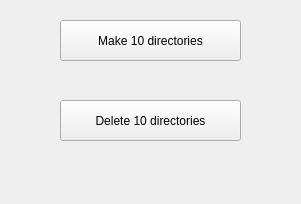
<?xml version="1.0" encoding="UTF-8"?>
<ui version="4.0">
 <class>MainWindow</class>
 <widget class="QMainWindow" name="MainWindow">
  <property name="geometry">
   <rect>
    <x>0</x>
    <y>0</y>
    <width>301</width>
    <height>204</height>
   </rect>
  </property>
  <property name="windowTitle">
   <string>MainWindow</string>
  </property>
  <widget class="QWidget" name="centralwidget">
   <widget class="QPushButton" name="pushButton_mkdir">
    <property name="geometry">
     <rect>
      <x>60</x>
      <y>20</y>
      <width>181</width>
      <height>41</height>
     </rect>
    </property>
    <property name="text">
     <string>Make 10 directories</string>
    </property>
   </widget>
   <widget class="QPushButton" name="pushButton_rmdir">
    <property name="geometry">
     <rect>
      <x>60</x>
      <y>100</y>
      <width>181</width>
      <height>41</height>
     </rect>
    </property>
    <property name="text">
     <string>Delete 10 directories</string>
    </property>
   </widget>
  </widget>
 </widget>
 <resources/>
 <connections/>
</ui>
